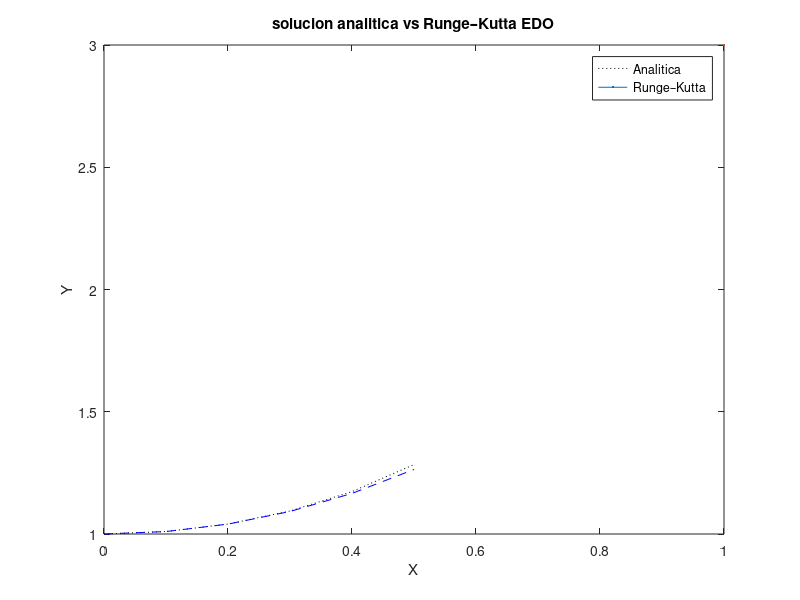

Here is the MATLAB script that generated this plot:
clear
clc
%Soluclon analitica
x = [0:0.1:0.5];
y = exp(x.^2);
plot(x,y, 'k:',LineWidth=3);
title("solucion analitica vs Runge–Kutta EDO");
xlabel('X'); ylabel('Y'); hold on;
%Runge–Kutta
x1 = [0:0.1:0.5];
y1 = [1 1.010050167	1.04050335	1.092108732	1.166050317	1.263983199];
plot(x1,y1, 'b--',LineWidth=3);
legend("Analitica", "Runge–Kutta");
